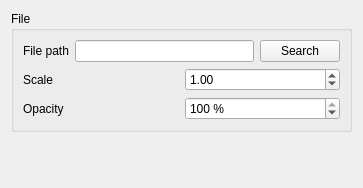
<?xml version="1.0" encoding="UTF-8"?>
<ui version="4.0">
 <class>Image</class>
 <widget class="QWidget" name="Image">
  <property name="geometry">
   <rect>
    <x>0</x>
    <y>0</y>
    <width>363</width>
    <height>188</height>
   </rect>
  </property>
  <property name="windowTitle">
   <string>Image</string>
  </property>
  <layout class="QGridLayout" name="gridLayout">
   <item row="0" column="0">
    <widget class="QGroupBox" name="groupBox">
     <property name="title">
      <string>File</string>
     </property>
     <layout class="QVBoxLayout" name="verticalLayout">
      <item>
       <layout class="QHBoxLayout" name="horizontalLayout_2">
        <item>
         <widget class="QLabel" name="label">
          <property name="text">
           <string>File path</string>
          </property>
         </widget>
        </item>
        <item>
         <widget class="QLineEdit" name="path_lineEdit"/>
        </item>
        <item>
         <widget class="QPushButton" name="search">
          <property name="text">
           <string>Search</string>
          </property>
         </widget>
        </item>
       </layout>
      </item>
      <item>
       <layout class="QHBoxLayout" name="horizontalLayout_6">
        <item>
         <widget class="QLabel" name="label_2">
          <property name="text">
           <string>Scale</string>
          </property>
         </widget>
        </item>
        <item>
         <widget class="QDoubleSpinBox" name="scale">
          <property name="suffix">
           <string/>
          </property>
          <property name="singleStep">
           <double>0.200000000000000</double>
          </property>
          <property name="value">
           <double>1.000000000000000</double>
          </property>
         </widget>
        </item>
       </layout>
      </item>
      <item>
       <layout class="QHBoxLayout" name="horizontalLayout">
        <item>
         <widget class="QLabel" name="label_3">
          <property name="styleSheet">
           <string notr="true"/>
          </property>
          <property name="text">
           <string>Opacity</string>
          </property>
         </widget>
        </item>
        <item>
         <widget class="QSpinBox" name="opacity">
          <property name="suffix">
           <string> %</string>
          </property>
          <property name="maximum">
           <number>100</number>
          </property>
          <property name="value">
           <number>100</number>
          </property>
         </widget>
        </item>
       </layout>
      </item>
     </layout>
    </widget>
   </item>
   <item row="2" column="0">
    <spacer name="verticalSpacer_2">
     <property name="orientation">
      <enum>Qt::Vertical</enum>
     </property>
     <property name="sizeHint" stdset="0">
      <size>
       <width>20</width>
       <height>40</height>
      </size>
     </property>
    </spacer>
   </item>
  </layout>
 </widget>
 <resources/>
 <connections/>
</ui>
